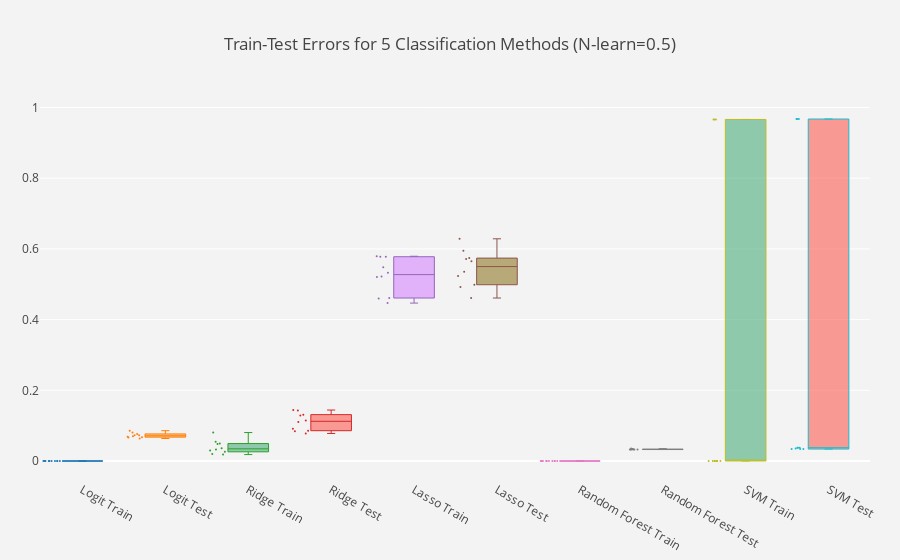

Notebook code for this chart:
### Code cell
fig.show()
#pt.set_credentials_file(username='mdrozdov', api_key='lIJzsy13FVNFbyw4I9bS')
#py.iplot(fig)

### Figure 1 — Plotly figure (JSON) as saved in the notebook; plotly's stock layout.template omitted (floating-point values rounded to 4 significant figures)
{"data": [{"boxpoints": "all", "fillcolor": "rgba(93, 164, 214, 0.5)", "jitter": 0.5, "line": {"width": 1}, "marker": {"size": 2}, "name": "Logit Train", "type": "box", "uid": "76e072b3-0b2f-44b1-b423-bcbf2f9799cf", "whiskerwidth": 0.2, "y": [0, 0, 0, 0, 0, 0, 0, 0, 0, 0]}, {"boxpoints": "all", "fillcolor": "rgba(255, 144, 14, 0.5)", "jitter": 0.5, "line": {"width": 1}, "marker": {"size": 2}, "name": "Logit Test", "type": "box", "uid": "ad95ac36-f8c3-4437-8a23-b4d01b94f773", "whiskerwidth": 0.2, "y": [0.07273, 0.08052, 0.06364, 0.06753, 0.07013, 0.06623, 0.08571, 0.07662, 0.07273, 0.06883]}, {"boxpoints": "all", "fillcolor": "rgba(44, 160, 101, 0.5)", "jitter": 0.5, "line": {"width": 1}, "marker": {"size": 2}, "name": "Ridge Train", "type": "box", "uid": "be970ae7-5e74-4561-9e82-58128a72dc01", "whiskerwidth": 0.2, "y": [0.03247, 0.01818, 0.01948, 0.02597, 0.02987, 0.05455, 0.03636, 0.04935, 0.08052, 0.04805]}, {"boxpoints": "all", "fillcolor": "rgba(255, 65, 54, 0.5)", "jitter": 0.5, "line": {"width": 1}, "marker": {"size": 2}, "name": "Ridge Test", "type": "box", "uid": "5332e25a-a89b-40e6-90e4-f1f47067279d", "whiskerwidth": 0.2, "y": [0.09091, 0.08442, 0.08571, 0.1143, 0.07792, 0.1104, 0.1429, 0.1286, 0.1442, 0.1312]}, {"boxpoints": "all", "fillcolor": "rgba(207, 114, 255, 0.5)", "jitter": 0.5, "line": {"width": 1}, "marker": {"size": 2}, "name": "Lasso Train", "type": "box", "uid": "0ba209bd-9f83-4353-b211-baff7aaeb7e4", "whiskerwidth": 0.2, "y": [0.4597, 0.5325, 0.5221, 0.5779, 0.5208, 0.4468, 0.5779, 0.461, 0.5792, 0.5481]}, {"boxpoints": "all", "fillcolor": "rgba(127, 96, 0, 0.5)", "jitter": 0.5, "line": {"width": 1}, "marker": {"size": 2}, "name": "Lasso Test", "type": "box", "uid": "f79018a2-b1f6-43dd-9f95-61be49978027", "whiskerwidth": 0.2, "y": [0.461, 0.5714, 0.5351, 0.5948, 0.5234, 0.4922, 0.6286, 0.4987, 0.574, 0.5649]}, {"boxpoints": "all", "fillcolor": "rgba(93, 164, 214, 0.5)", "jitter": 0.5, "line": {"width": 1}, "marker": {"size": 2}, "name": "Random Forest Train", "type": "box", "uid": "92132ebe-d164-400c-aed3-130124aab233", "whiskerwidth": 0.2, "y": [0, 0, 0, 0, 0, 0, 0, 0, 0, 0]}, {"boxpoints": "all", "fillcolor": "rgba(255, 144, 14, 0.5)", "jitter": 0.5, "line": {"width": 1}, "marker": {"size": 2}, "name": "Random Forest Test", "type": "box", "uid": "d58be239-81b3-402f-9c19-6e6de0dc4931", "whiskerwidth": 0.2, "y": [0.03506, 0.03377, 0.03247, 0.03247, 0.03247, 0.03247, 0.03377, 0.03377, 0.03247, 0.03247]}, {"boxpoints": "all", "fillcolor": "rgba(44, 160, 101, 0.5)", "jitter": 0.5, "line": {"width": 1}, "marker": {"size": 2}, "name": "SVM Train", "type": "box", "uid": "5843a169-1623-4dd8-9cd2-d881c3c4d960", "whiskerwidth": 0.2, "y": [0, 0, 0, 0.9662, 0, 0, 0, 0, 0.9662, 0.9662]}, {"boxpoints": "all", "fillcolor": "rgba(255, 65, 54, 0.5)", "jitter": 0.5, "line": {"width": 1}, "marker": {"size": 2}, "name": "SVM Test", "type": "box", "uid": "4008e5a1-eb7f-48be-8e94-10de845b0802", "whiskerwidth": 0.2, "y": [0.03377, 0.03766, 0.03766, 0.9675, 0.03506, 0.03766, 0.03377, 0.03377, 0.9675, 0.9675]}], "layout": {"autosize": true, "margin": {"b": 80, "l": 40, "r": 30, "t": 100}, "paper_bgcolor": "rgb(243, 243, 243)", "plot_bgcolor": "rgb(243, 243, 243)", "showlegend": false, "title": {"text": "Train-Test Errors for 5 Classification Methods (N-learn=0.5)"}, "xaxis": {"autorange": true, "range": [-0.5059, 9.5], "type": "category"}, "yaxis": {"autorange": true, "dtick": 0, "gridcolor": "rgb(255, 255, 255)", "gridwidth": 1, "range": [-0.05375, 1.021], "showgrid": true, "type": "linear", "zeroline": true, "zerolinecolor": "rgb(255, 255, 255)", "zerolinewidth": 2}}}
